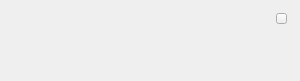
<?xml version="1.0" encoding="UTF-8"?>
<ui version="4.0">
 <class>PromoteNewsWnd</class>
 <widget class="QWidget" name="PromoteNewsWnd">
  <property name="geometry">
   <rect>
    <x>0</x>
    <y>0</y>
    <width>300</width>
    <height>80</height>
   </rect>
  </property>
  <property name="sizePolicy">
   <sizepolicy hsizetype="Fixed" vsizetype="Fixed">
    <horstretch>0</horstretch>
    <verstretch>0</verstretch>
   </sizepolicy>
  </property>
  <property name="minimumSize">
   <size>
    <width>0</width>
    <height>0</height>
   </size>
  </property>
  <property name="windowTitle">
   <string notr="true">PromoteNewsWnd</string>
  </property>
  <property name="styleSheet">
   <string notr="true">#label_title{
	font-size: 14px;
	font-weight:bold;
	color: white;
    margin: 0px;
}
#label_content{
	font-size: 12px;
	color: white;
    margin: 0px;
}</string>
  </property>
  <layout class="QVBoxLayout" name="verticalLayout_4">
   <property name="spacing">
    <number>0</number>
   </property>
   <property name="leftMargin">
    <number>2</number>
   </property>
   <property name="topMargin">
    <number>2</number>
   </property>
   <property name="rightMargin">
    <number>2</number>
   </property>
   <property name="bottomMargin">
    <number>2</number>
   </property>
   <item>
    <widget class="QWidget" name="newsMain" native="true">
     <property name="sizePolicy">
      <sizepolicy hsizetype="Fixed" vsizetype="Fixed">
       <horstretch>0</horstretch>
       <verstretch>0</verstretch>
      </sizepolicy>
     </property>
     <property name="maximumSize">
      <size>
       <width>300</width>
       <height>80</height>
      </size>
     </property>
     <layout class="QHBoxLayout" name="horizontalLayout_3">
      <item>
       <widget class="QWidget" name="newsBody" native="true">
        <property name="sizePolicy">
         <sizepolicy hsizetype="Expanding" vsizetype="Preferred">
          <horstretch>0</horstretch>
          <verstretch>0</verstretch>
         </sizepolicy>
        </property>
        <property name="maximumSize">
         <size>
          <width>300</width>
          <height>80</height>
         </size>
        </property>
        <layout class="QHBoxLayout" name="horizontalLayout_2">
         <property name="spacing">
          <number>0</number>
         </property>
         <property name="leftMargin">
          <number>0</number>
         </property>
         <property name="topMargin">
          <number>0</number>
         </property>
         <property name="rightMargin">
          <number>0</number>
         </property>
         <property name="bottomMargin">
          <number>0</number>
         </property>
         <item>
          <widget class="QWidget" name="widget_icon" native="true">
           <property name="sizePolicy">
            <sizepolicy hsizetype="Fixed" vsizetype="Preferred">
             <horstretch>0</horstretch>
             <verstretch>0</verstretch>
            </sizepolicy>
           </property>
           <layout class="QVBoxLayout" name="verticalLayout_2">
            <property name="spacing">
             <number>0</number>
            </property>
            <property name="leftMargin">
             <number>0</number>
            </property>
            <property name="topMargin">
             <number>0</number>
            </property>
            <property name="rightMargin">
             <number>0</number>
            </property>
            <property name="bottomMargin">
             <number>15</number>
            </property>
            <item>
             <widget class="QLabel" name="label_icon">
              <property name="sizePolicy">
               <sizepolicy hsizetype="Fixed" vsizetype="Fixed">
                <horstretch>0</horstretch>
                <verstretch>0</verstretch>
               </sizepolicy>
              </property>
              <property name="minimumSize">
               <size>
                <width>40</width>
                <height>40</height>
               </size>
              </property>
              <property name="maximumSize">
               <size>
                <width>16777215</width>
                <height>16777215</height>
               </size>
              </property>
              <property name="text">
               <string/>
              </property>
              <property name="scaledContents">
               <bool>true</bool>
              </property>
             </widget>
            </item>
           </layout>
          </widget>
         </item>
         <item>
          <widget class="QWidget" name="widget_3" native="true">
           <property name="sizePolicy">
            <sizepolicy hsizetype="Preferred" vsizetype="Preferred">
             <horstretch>0</horstretch>
             <verstretch>0</verstretch>
            </sizepolicy>
           </property>
           <layout class="QVBoxLayout" name="verticalLayout">
            <property name="spacing">
             <number>0</number>
            </property>
            <property name="leftMargin">
             <number>10</number>
            </property>
            <property name="topMargin">
             <number>0</number>
            </property>
            <property name="rightMargin">
             <number>0</number>
            </property>
            <property name="bottomMargin">
             <number>0</number>
            </property>
            <item>
             <widget class="QLabel" name="label_title">
              <property name="sizePolicy">
               <sizepolicy hsizetype="Preferred" vsizetype="Preferred">
                <horstretch>0</horstretch>
                <verstretch>0</verstretch>
               </sizepolicy>
              </property>
              <property name="styleSheet">
               <string notr="true"/>
              </property>
              <property name="text">
               <string notr="true"/>
              </property>
              <property name="alignment">
               <set>Qt::AlignLeading|Qt::AlignLeft|Qt::AlignTop</set>
              </property>
             </widget>
            </item>
            <item>
             <widget class="QLabel" name="label_content">
              <property name="styleSheet">
               <string notr="true"/>
              </property>
              <property name="frameShape">
               <enum>QFrame::NoFrame</enum>
              </property>
              <property name="text">
               <string notr="true"/>
              </property>
              <property name="textFormat">
               <enum>Qt::AutoText</enum>
              </property>
              <property name="alignment">
               <set>Qt::AlignLeading|Qt::AlignLeft|Qt::AlignTop</set>
              </property>
              <property name="wordWrap">
               <bool>true</bool>
              </property>
              <property name="margin">
               <number>0</number>
              </property>
              <property name="openExternalLinks">
               <bool>true</bool>
              </property>
             </widget>
            </item>
           </layout>
          </widget>
         </item>
        </layout>
       </widget>
      </item>
      <item>
       <widget class="QWidget" name="newsTitle" native="true">
        <property name="sizePolicy">
         <sizepolicy hsizetype="Minimum" vsizetype="Minimum">
          <horstretch>0</horstretch>
          <verstretch>0</verstretch>
         </sizepolicy>
        </property>
        <property name="minimumSize">
         <size>
          <width>11</width>
          <height>0</height>
         </size>
        </property>
        <property name="maximumSize">
         <size>
          <width>11</width>
          <height>80</height>
         </size>
        </property>
        <layout class="QVBoxLayout" name="verticalLayout_3">
         <property name="leftMargin">
          <number>0</number>
         </property>
         <property name="topMargin">
          <number>0</number>
         </property>
         <property name="rightMargin">
          <number>0</number>
         </property>
         <property name="bottomMargin">
          <number>0</number>
         </property>
         <item>
          <widget class="QPushButton" name="btnNewsClose">
           <property name="sizePolicy">
            <sizepolicy hsizetype="Fixed" vsizetype="Fixed">
             <horstretch>0</horstretch>
             <verstretch>0</verstretch>
            </sizepolicy>
           </property>
           <property name="minimumSize">
            <size>
             <width>11</width>
             <height>0</height>
            </size>
           </property>
           <property name="maximumSize">
            <size>
             <width>11</width>
             <height>11</height>
            </size>
           </property>
           <property name="text">
            <string/>
           </property>
          </widget>
         </item>
         <item>
          <spacer name="verticalSpacer">
           <property name="orientation">
            <enum>Qt::Vertical</enum>
           </property>
           <property name="sizeHint" stdset="0">
            <size>
             <width>10</width>
             <height>20</height>
            </size>
           </property>
          </spacer>
         </item>
        </layout>
       </widget>
      </item>
     </layout>
    </widget>
   </item>
  </layout>
 </widget>
 <layoutdefault spacing="6" margin="11"/>
 <resources>
  <include location="../../themes/green/green.qrc"/>
 </resources>
 <connections>
  <connection>
   <sender>btnNewsClose</sender>
   <signal>clicked()</signal>
   <receiver>PromoteNewsWnd</receiver>
   <slot>close()</slot>
   <hints>
    <hint type="sourcelabel">
     <x>350</x>
     <y>37</y>
    </hint>
    <hint type="destinationlabel">
     <x>188</x>
     <y>74</y>
    </hint>
   </hints>
  </connection>
 </connections>
</ui>
